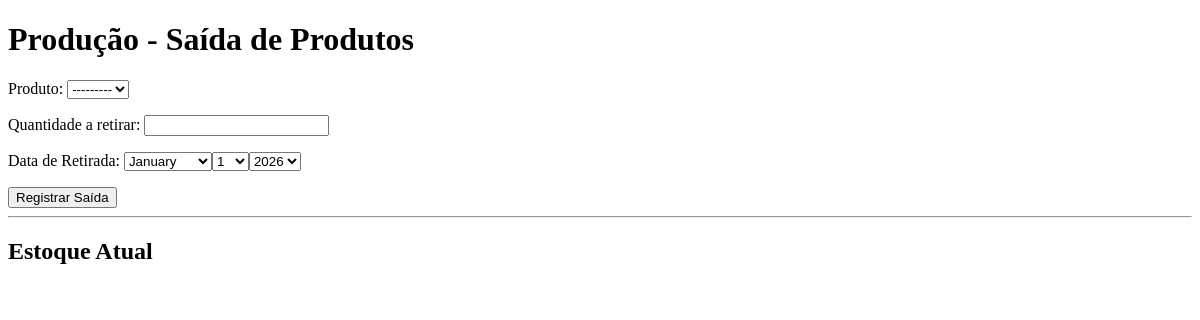
Before: /producao/ (signed in) with the older database file.
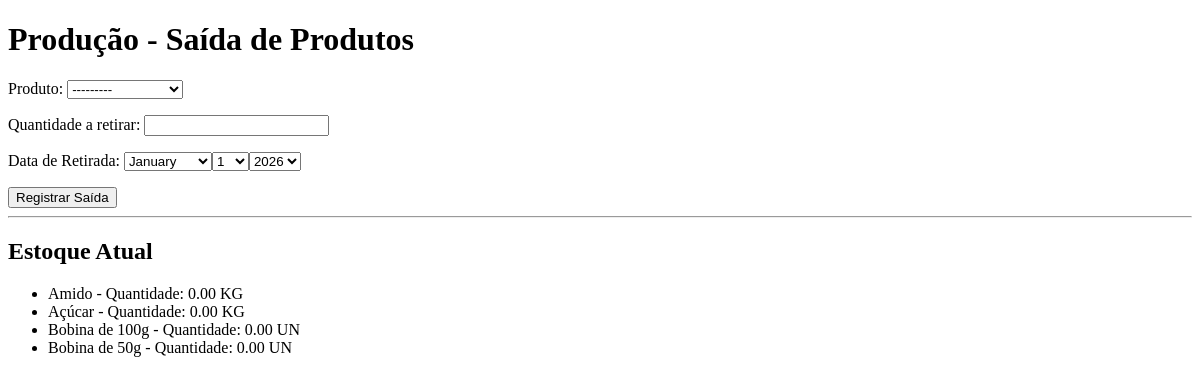
After: the same page with the newer database file.
### estoque/models.py (models this page shows)
class Produto(models.Model):
    nome = models.CharField(max_length=150)
    categoria = models.CharField(max_length=20, blank=True, null=True)
    unidade_medida = models.CharField(
        max_length=10,
        choices=[
            ('UN', 'Unidade'),
            ('KG', 'Quilo'),
            ('LT', 'Litro'),
            ('M', 'Metro'),
            ('CX', 'Caixa'),
            ('PC', 'Pacote'),
            ('ML', 'Mililitro'),
            ('M2', 'Metro Quadrado'),
            ('M3', 'Metro Cúbico'),
            ('G', 'Grama'),
        ]
    )
    quantidade = models.DecimalField(max_digits=10, decimal_places=2, default=0)
    def __str__(self):
        return self.nome

### producao/views.py (the view)
# urls.py: path('producao/', include('producao.urls')),
@login_required
def producao(request):
    if request.method == 'POST':
        form = SaidaProducaoForm(request.POST)
        if form.is_valid():
            produto = form.cleaned_data['produto']
            quantidade = form.cleaned_data['quantidade']
            if quantidade > produto.quantidade:
                messages.error(
                    request,
                    f"Estoque insuficiente! Disponível: {produto.quantidade}"
                )
            else:
                MovimentacaoEstoque.objects.create(
                    produto=produto,
                    tipo=MovimentacaoEstoque.SAIDA,
                    quantidade=quantidade,
                    observacao="Saída para produção"
                )
                produto.quantidade -= quantidade
                produto.save()
                messages.success(
                    request,
                    "Saída registrada com sucesso!"
                )
    else:
        form = SaidaProducaoForm()
    produtos = Produto.objects.all().order_by('categoria', 'nome')
    return render(request, 'producao/producao.html', {
        'form': form,
        'produtos': produtos
    })

### producao/forms.py
class SaidaProducaoForm(forms.Form):
    produto = forms.ModelChoiceField(
        queryset=Produto.objects.all(),
        label="Produto"
    )
    quantidade = forms.IntegerField(
        min_value=1,
        label="Quantidade a retirar"
    )
    data_retirada = forms.DateField(
        widget=forms.SelectDateWidget,
        label="Data de Retirada"
    )

### producao/templates/producao/producao.html (shortened to what this page needs)
<!DOCTYPE html>
<html>
<head>
</head>
<body>
    <h1>Produção - Saída de Produtos</h1>
    <form method="post">
        {{ form.as_p }}
        <button type="submit">Registrar Saída</button>
    </form>
    <hr>
    <h2>Estoque Atual</h2>
    <ul>
        {% for produto in produtos %}
            <li>
                {{ produto.nome }} - Quantidade: {{ produto.quantidade }} {{ produto.unidade_medida }}
            </li>
        {% endfor %}
    </ul>
</body>
</html>

Changed rows visible on the page:
added Produto: nome "Amido", quantidade "0.00", unidade_medida "KG"
added Produto: nome "Açúcar", quantidade "0.00", unidade_medida "KG"
added Produto: nome "Bobina de 100g", quantidade "0.00", unidade_medida "UN"
added Produto: nome "Bobina de 50g", quantidade "0.00", unidade_medida "UN"
